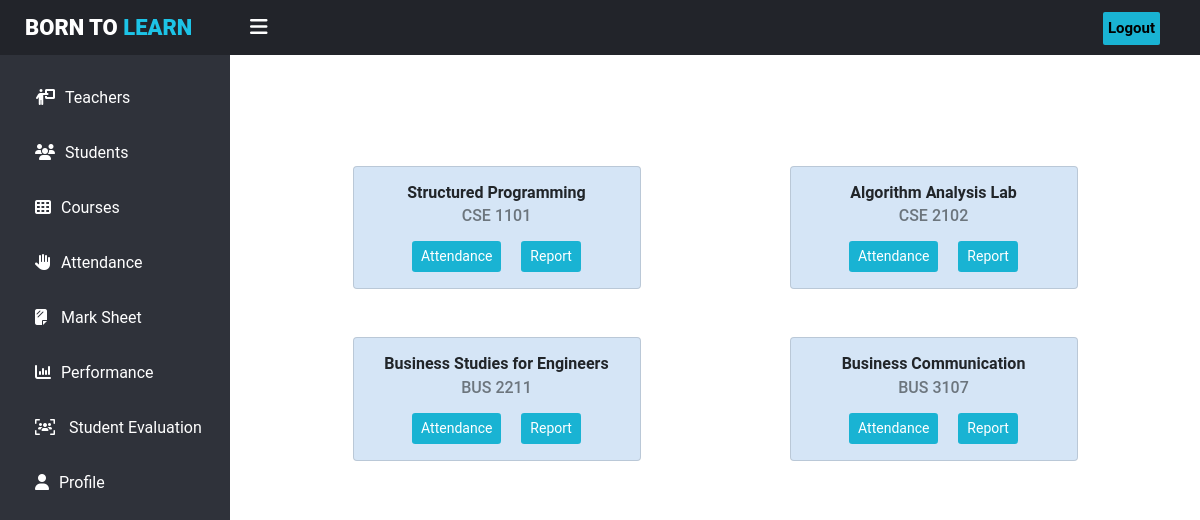
Page /teachers/Attandance.php (signed in) on the committed database.
### tables this page shows
CREATE TABLE `assaigncourse` (
  `assaigncourse_id` int(100) NOT NULL,
  `course_id` int(100) NOT NULL,
  `teacher_id` int(100) NOT NULL,
  `year` varchar(100) NOT NULL,
  `semester` int(100) NOT NULL
);

CREATE TABLE `courses` (
  `course_id` int(20) NOT NULL,
  `course_code` varchar(50) NOT NULL,
  `course_title` varchar(50) NOT NULL,
  `course_semester` int(20) NOT NULL,
  `credit` int(20) NOT NULL
);

### teachers/Attandance.php (the view, shortened to what this page needs)
<?php
include '../assets/sidebar.php';
include '../assets/database.php';
$year = date('Y');
$teacher_id = $_SESSION['user_id'];
?>
<link rel="stylesheet" href="../css//students.css">
    <div class="team-area ps-0">
        <div class="team-container">
            <div class="row mt-3 mx-5 ">
               <?php
               $assaignedCourse = mysqli_query($conn, " SELECT * FROM `assaigncourse` WHERE year='$year' AND teacher_id='$teacher_id'") or die('query failed');
               if ($assaignedCourse ->num_rows > 0) {
                while ($row = $assaignedCourse->fetch_assoc()) {
                     $assaigncourse_id=$row['assaigncourse_id'];
                     $acourse_id=$row['course_id'];
                     $course = mysqli_query($conn, " SELECT * FROM `courses` WHERE course_id='$acourse_id'") or die('query failed');
                            if ($course ->num_rows > 0) {
                                $row =$course->fetch_assoc();
                                $course_code=$row['course_code'];
                                $course_title= $row['course_title'];
                                $course_semester=$row['course_semester'];
                            } ?>
                     <div class="col-6 d-flex justify-content-around">
                     <div class="card mb-5" style="width: 18rem;background:#d5e5f6;">
                        <div class="card-body" style="text-align:center;">
                            <h6 class="card-title fw-bold"><?php echo $course_title; ?></h6>
                            <h6 class="card-subtitle mb-2 text-muted "><?php echo $course_code;?></h6>
                            <div>
                            <a href="courseAttandance.php?semester=<?php echo $course_semester;?> && assaigncourse_id=<?php echo $assaigncourse_id;?> " class="card-link btn btn-sm text-white mt-2" style="background:#19b3d3">Attendance</a>
                            <a href="attendanceReport.php?semester=<?php echo $course_semester;?> && assaigncourse_id=<?php echo $assaigncourse_id;?>" class="card-link btn btn-sm text-white mt-2" style="background:#19b3d3">Report</a>
                            </div>
                        </div>
                    </div>
                </div>
                <?php }  }  ?>
            </div>
        </div>
     </div>
</div>
</body>
</html>

### css/sidebar.css (style rules this page uses)
body { margin: 0; padding: 0; font-family: "Roboto", sans-serif; }

### css/students.css (style rules this page uses)
.team-container a { text-decoration: none; color: #333; }
.team-area { padding: 150px 0 0 20px; display: -webkit-flex; display: -moz-flex; display: -ms-flex; display: -o-flex; display: flex; flex-direction: column; justify-content: center; }

### teachers/Attandance.php (style rules this page uses)
body { overflow-x:hidden; }

### rows in the picture
assaigncourse: course.course_title "Structured Programming", course.course_code "CSE 1101"
assaigncourse: course.course_title "Algorithm Analysis Lab", course.course_code "CSE 2102"
assaigncourse: course.course_title "Business Studies for Engineers", course.course_code "BUS 2211"
assaigncourse: course.course_title "Business Communication", course.course_code "BUS 3107"
